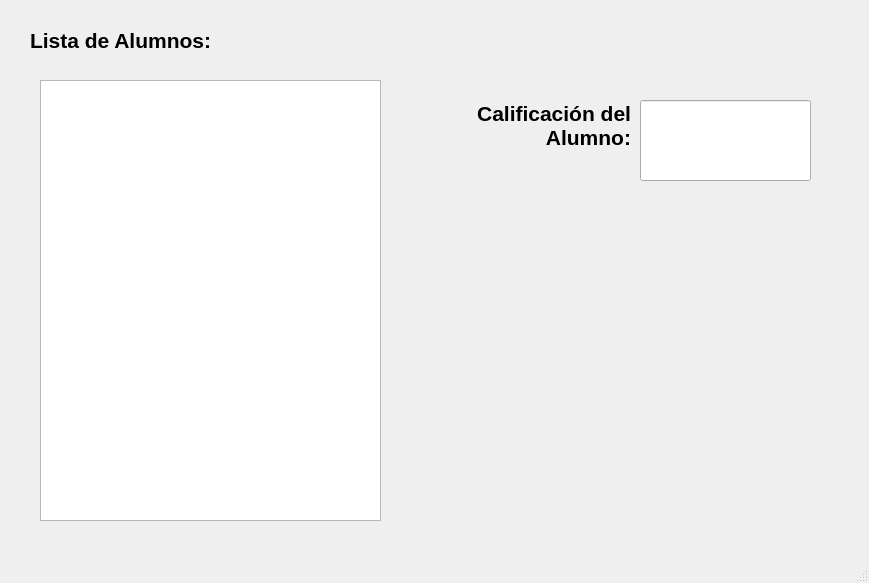
<?xml version="1.0" encoding="UTF-8"?>
<ui version="4.0">
 <class>MainWindow</class>
 <widget class="QMainWindow" name="MainWindow">
  <property name="geometry">
   <rect>
    <x>0</x>
    <y>0</y>
    <width>869</width>
    <height>583</height>
   </rect>
  </property>
  <property name="windowTitle">
   <string>MainWindow</string>
  </property>
  <widget class="QWidget" name="centralwidget">
   <widget class="QListWidget" name="lw_alumnos">
    <property name="geometry">
     <rect>
      <x>40</x>
      <y>80</y>
      <width>341</width>
      <height>441</height>
     </rect>
    </property>
   </widget>
   <widget class="QLabel" name="label">
    <property name="geometry">
     <rect>
      <x>30</x>
      <y>20</y>
      <width>261</width>
      <height>41</height>
     </rect>
    </property>
    <property name="font">
     <font>
      <pointsize>16</pointsize>
      <weight>75</weight>
      <bold>true</bold>
     </font>
    </property>
    <property name="text">
     <string>Lista de Alumnos:</string>
    </property>
   </widget>
   <widget class="QLabel" name="label_2">
    <property name="geometry">
     <rect>
      <x>420</x>
      <y>80</y>
      <width>211</width>
      <height>91</height>
     </rect>
    </property>
    <property name="font">
     <font>
      <pointsize>16</pointsize>
      <weight>75</weight>
      <bold>true</bold>
     </font>
    </property>
    <property name="text">
     <string>&lt;html&gt;Calificación del &lt;br&gt;Alumno:&lt;/html&gt;</string>
    </property>
    <property name="alignment">
     <set>Qt::AlignRight|Qt::AlignTrailing|Qt::AlignVCenter</set>
    </property>
   </widget>
   <widget class="QLineEdit" name="txt_calificacion">
    <property name="geometry">
     <rect>
      <x>640</x>
      <y>100</y>
      <width>171</width>
      <height>81</height>
     </rect>
    </property>
   </widget>
  </widget>
  <widget class="QMenuBar" name="menubar">
   <property name="geometry">
    <rect>
     <x>0</x>
     <y>0</y>
     <width>869</width>
     <height>26</height>
    </rect>
   </property>
  </widget>
  <widget class="QStatusBar" name="statusbar"/>
 </widget>
 <resources/>
 <connections/>
</ui>
